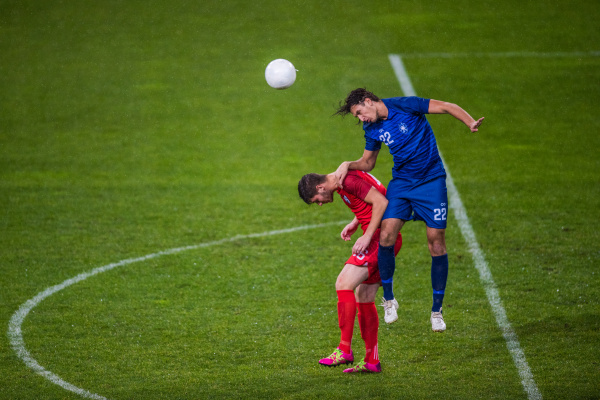
#> input picture ImageProcessingAssignment2/InputImages/spottheball.jpg, 600 x 400 px, found by its file name
$ python Assignment2.py
#> lines starting #> are read from the running program, lines starting #| are printed output that depends on the picture; after the words box and inside, x2 and y2 are one past the last pixel; in counts of white or black regions, pixels touching at a corner belong together
#!/usr/local/bin/python3
#Creator: Stephen Alger C16377163
#Version: 1.0 'Assignment to Remove The Ball!'
#Document: Assignment2.py
#Start-Date:  08-NOV-2019
#Consult the README.md File attached for Algorithm & Process Description as to conform to the Rubric.

#------IMPORT MODULES
import sys, os, cv2, numpy as np, matplotlib
#matplotlib.use("TkAgg")
matplotlib.use("macOSX")
import tkinter as tk
from matplotlib import pyplot as plt

#------DEFINE CONSTANTS - PROGRAM SETUP
FILE_PATH = "./InputImages/"
FILE_OUT_NAME = "_MINUSBALL"
FILE_OUT_PATH = "./OutputImages/"
FILE_NAME_ARRAY = ["golf.jpg", "snooker.jpg", "spottheball.jpg"]
ACCEPTED_FILETYPE = [".PNG",".png",".JPEG",".jpeg",".JPG",".jpg"]


#CHOOSE INPUT FILE HERE!!!
#-------
FILE_NAME = FILE_NAME_ARRAY[2]
#-------


WINDOW_NAME = "Ball Removal"
print("OpenCV Version: {}".format(cv2.__version__))

#------COMMANDLINE CLEANUP
def clear():
    os.system('cls' if os.name=='nt' else 'clear')
    if sys.version_info[0]<3:
        print("PYTHON 3 MINIMUM REQUIRED")
        exit()

#------FILE INPUT & ERROR HANDLING

ERROR_FILE_TYPE = True

for filetype in range(len(ACCEPTED_FILETYPE)) :
    if FILE_NAME.endswith(ACCEPTED_FILETYPE[filetype]):
        ERROR_FILE_TYPE = False
        ACCEPTED_FILETYPE = ACCEPTED_FILETYPE[filetype]
        break

if ERROR_FILE_TYPE == True:
    print("File Type Selected is Not Supported (PNG only)")
#        print("File Type Selected is Not Supported (JPEG/PNG only)")
    exit()

FILE_LOC = FILE_PATH + FILE_NAME
print("Loading File... [" + FILE_LOC + "]")

#-------Global Variables & Initialisation
src = cv2.imread(FILE_LOC)
#> src is the input picture: shape (400, 600, 3); mean B, G, R 33.7, 101.1, 82.5
dst = cv2.cvtColor(src, cv2.COLOR_BGR2HSV)
#> dst: shape (400, 600, 3); mean H, S, V 45.2, 191.4, 108
DIMENSIONS = src.shape
#> DIMENSIONS = (400, 600, 3)
MAX_HEIGHT = DIMENSIONS[0]
#> MAX_HEIGHT = 400
MAX_WIDTH = DIMENSIONS[1]
#> MAX_WIDTH = 600
NO_CHANNELS = DIMENSIONS[2]
#> NO_CHANNELS = 3
IMAGES=[]
TITLES=[]
hue,saturation,brightness = cv2.split(dst)
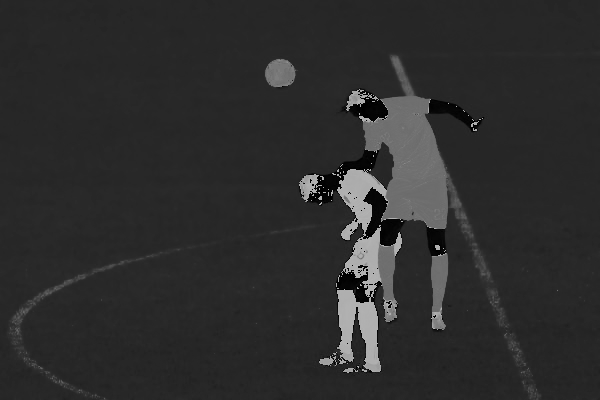
#> hue: shape (400, 600); min 0, max 179, mean 45.2
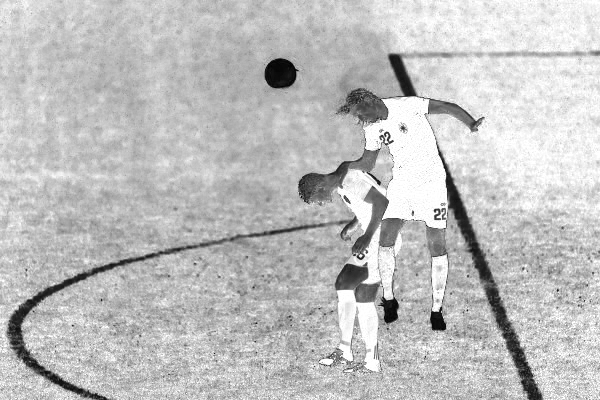
#> saturation: shape (400, 600); min 0, max 255, mean 191.4
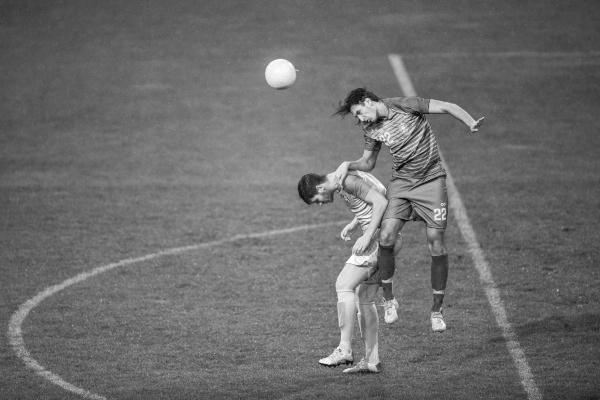
#> brightness: shape (400, 600); min 4, max 255, mean 108

#-------Default parameter settings - these are carefully chosen using Sliders
#Note: WHILE THIS IS HARDCODED FOR SUBMISSION THESE VALUES WERE GENERATED THROUGH PYTHON SLIDERS - REMOVED AT SUBMISSION TIME BASED ON FEEDBACK FROM ASSIGNMENT1
useEqualise = 1
blurSize = 17
threshold = 4
offset = 11

#-------Test Input Channels - CHOOSE MOST SUITABLE CHANNEL

# [19 lines left out: function testColourChannelInput, not called in this run]


#-------Main Functions

#imageAnalyser SETS THE STAGE, BASIC IMAGE ADJUSTMENTS & CALLS
#HIST_EQ, BINARY_THRESH - RETURNS BINARY MATRIX WITH FEW WHITE OBJECTS REMAINING, GIVING A ROUGH FOCUS POINT ON THE WHITE OBJECTS IN THE IMAGE
def imageAnalyser():
    global tempMatrix

    #FROM TESTING SATURATION CHANNEL OF HSV LOOKS MOST FITTING
    tempMatrix = saturation

    #HISTOGRAM EQUALISATION - HABITUAL, NOT REQUIRED
    if (useEqualise):
        tempMatrix = cv2.equalizeHist(tempMatrix)

    #USE OF GAUSSIAN BLUR FOR NOISE REDUCTION - INITIAL NOISE REDUCTION
    if blurSize != 0:
        tempMatrix    = applyBlur(tempMatrix)

    #APPLY UNIVERSAL THRESHOLD_BINARY_INVERSE
    tempMatrix = applyThreshold(tempMatrix, 1)

    return tempMatrix

#FUNCTION TO APPLY BLUR - NOTHING FANCY
def applyBlur(tempMatrix):
    tempMatrix    = cv2.GaussianBlur(tempMatrix, (blurSize, blurSize), 0)
    return tempMatrix

#FUNCTION TO APPLY BOTH BINARY REG & BINARY INVERSE - NOTHING FANCY
def applyThreshold(tempMatrix, flag):
    #Inverse Flag
    if flag == 1:
        #------Apply threshold with slider settings - BINARY INVERSE Global Threshold
        _, tempMatrix = cv2.threshold(tempMatrix,threshold,255, cv2.THRESH_BINARY_INV)
    else:
        #------Apply threshold with slider settings - BINARY REGULAR Global Threshold
        _, tempMatrix = cv2.threshold(tempMatrix,threshold,255, cv2.THRESH_BINARY)
    return tempMatrix


#Returns array of contours
def getContours(tempMatrix):
    contours, _ = cv2.findContours(tempMatrix,cv2.RETR_EXTERNAL,cv2.CHAIN_APPROX_SIMPLE)
    return contours

#System is designed that the largest Contours generated from the Thresholded Mask (using my initial values) are the balls we want to obtain. So now we just need to locate the biggest contour!
#Returns sorted array of contours largest to smallest (discard most)
def sortContours(contours):
    global tempMatrix, dst
    np.copyto(dst, src)
    maxDimension = 0
    largest = -1
    for i in range(len(contours)):
        dimension = len(contours[i])
        if (dimension > maxDimension):
            maxDimension = dimension
            largest = i

    colour = (255, 255, 255)
    ballSelectionMask = np.zeros(shape = src.shape, dtype = "uint8")

    cv2.drawContours(ballSelectionMask, contours, largest, colour, cv2.FILLED)
#    r = cv2.selectROI(tempMatrix)
    return ballSelectionMask, largest


#ONCE WE HAVE LOCATED THE LARGEST CONTOUR, THE PROGRAM WILL MAKE AN ROI AROUND THE CONTOUR, NARROWING DOWN OUR BALL!
def createBoundingRect(ballSelectionMask, contours,largest):
    global src

    #CREATE RECT AROUND LARGEST CONTOUR - ADDING EXTRA SPACE AS WE STILL ONLY HAVE A PARTIAL REGION
    #THIS ALLOWS THE PROGRAM TO BUILD A BIGGER ROI CONTAINER WHICH WE CAN BE MORE PRECISE WITH
    x,y,w,h = cv2.boundingRect(contours[largest])
    x-= int(w*0.5)
    y-= int(h*0.5)
    w *= 2
    h *= 2

    if (x>=0 and y>=0):
        #DRAW RECT.
        cv2.rectangle(ballSelectionMask,(x,y),(x+w,y+h),(255,255,255), cv2.FILLED)
        return ballSelectionMask, x,y,w,h
    else:
        print("Negative X or Y Co-ordinates not prohibited, program closing")
        exit()

#FUNCTION TO FIND CIRCLES IN MASK & FILL APPROPRIATELY
def drawCircles(ballSelectionMask,w):
    #HoughCircles Implemented - USE OF FLEXIBLE MIN/MAX RADII TO CATER FOR DIFFERENT IMAGES AND IGNORE NONIMPORTANT CIRCLES- OFTEN MANY CIRCLES RETURNED OF NO SIGNIFICANCE WITHOUT STRONG PARAMETERS!
    circles = cv2.HoughCircles(ballSelectionMask,cv2.HOUGH_GRADIENT,2,200,param1=20,param2=10,minRadius=int(w*.25),maxRadius=int(w/2))

    #ERROR CHECK - IF NO CIRCLES RETURNED...
    if circles is None:
        print("No Hough Circles return")
        exit()

    #USING THE RETURNED CIRCLE - I HAVE BUILT A RECTANGLE AROUND ITS CORDINATES WHICH WORKS BETTER FOR INPAINT() THAN AN ELLIPTICAL OBJECT
    circles = np.uint16(np.around(circles))
    if len(circles) == 1:
        ballSelectionMask = np.zeros(shape = src.shape, dtype = "uint8")
        for    i in circles[0,:]:
            centre_x = i[0]
            centre_y = i[1]
            radius = i[2]
            startPointX =centre_x-int(radius*1.25)
            startPointY = centre_y-int(radius*1.1)
            endX = centre_x+int(radius*1.1)
            endY =centre_y+int(radius*2.25)
            circleROI = cv2.circle(ballSelectionMask,(centre_x,centre_y),radius,(255,255,255),cv2.FILLED)

            IMAGES.append(cv2.cvtColor(circleROI, cv2.COLOR_BGR2GRAY))
            TITLES.append("CircleROI")
            cv2.rectangle(ballSelectionMask,(startPointX,startPointY),(endX,endY),(255,255,255), cv2.FILLED)

    else:
        print("Too Many Hough Circles returned")
        exit()

#    RETURN OUR DESIRED MASK AND OUR BALL'S Points of interest
    return ballSelectionMask,startPointX,startPointY,endX,endY

#FUNCTION TO APPLY CV DIALTION ON BALL - CODE PREVIOUSLY USED, IS NOT USED AT SUBMISSION
# [36 lines left out: functions morphology_dialate, getGrass, getSampleArea, not called in this run]


#-------SIMPLE BITWISE FUNCTIONS - FEELS LIKE A SHORTCUT
def bitwiseAND(mask1, mask2):
    return (cv2.bitwise_and(mask1, mask2))

def bitwiseNOT(mask1, mask2):
    return (cv2.bitwise_not(mask1, mask2))

def bitwiseOR(mask1, mask2):
    return (cv2.bitwise_or(mask1, mask2))

def bitwiseXOR(mask1, mask2):
    return (cv2.bitwise_xor(mask1, mask2))


#-------CallBack Functions -> used in TRACKBAR DURING DEVELOPMENT, NOT CALLED AT SUBMISSION
# [15 lines left out: functions adjustThreshold, adjustBlur, not called in this run]

#-------Trackbar setup with Callbacks to each above function
#REMOVED AT SUBMISSION - THESE WERE USED IN DEVELOPMENT TO AVOID HARDCODING VALUES AND BRUTE FORCE TO FIND BEST FITTING THRESHOLD VALUES
cv2.namedWindow(winname = WINDOW_NAME, flags = cv2.WINDOW_NORMAL)
#cv2.createTrackbar("Threshold", WINDOW_NAME, threshold, 255, adjustThreshold)
#cv2.createTrackbar("Blur Sigma", WINDOW_NAME, blurSize, 100, adjustBlur)

#-------Function Calls
clear()

#SIMPLE INPUT IMAGE ADJUSTMENTS AS EXPLAINED ABOVE
tempMatrix = imageAnalyser()
#> in applyThreshold, `_, tempMatrix = cv2.threshold(tempMatrix,threshold,255, cv2.THRESH_BIN..`:
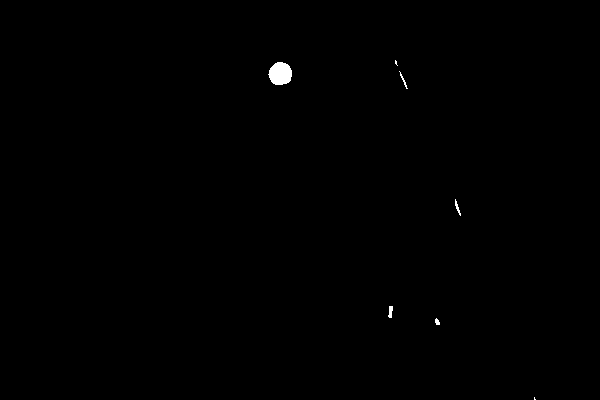
#> tempMatrix: shape (400, 600); 0.24% white; 7 white regions (2 under 20 px)
IMAGES.append(tempMatrix)
TITLES.append("ImageAdjustments")

#GET & SORT CONTOURS BY SIZE
contours = getContours(tempMatrix)
#> in getContours, `contours, _ = cv2.findContours(tempMatrix,cv2.RETR_EXTERNAL,cv2.CHAIN_..`: contours = 7 contours, 5 with area under 20; largest, box (x1, y1, x2, y2) and area: (268, 62, 292, 85) 396, (388, 306, 393, 318) 28
ballSelectionMask, largest = sortContours(contours)
#> the loop in sortContours, `for i in range(len(contours)):` made 7 passes
#> (dimension, maxDimension) on passes 1, 2, 4, 5, 6: (4, 4), (9, 9), (21, 21), (30, 30), (35, 35)
#> dimension on passes 3, 7: 9, 5
#> after the loop in sortContours, `for i in range(len(contours)):`: largest = 5; maxDimension = 35
#> in sortContours, `cv2.drawContours(ballSelectionMask, contours, largest, colour, cv2.FIL..`: ballSelectionMask: shape (400, 600, 3); 0.18% white; 1 white region, box (x1, y1, x2, y2) and area: (268, 62, 292, 85) 430
#> largest = 5

#CREATE RECT AROUND BALL - NARROW DOWN THE SEARCH & CREATE MASK
ballSelectionMask, x,y,w,h = createBoundingRect(ballSelectionMask, contours, largest)
#> in createBoundingRect, `x,y,w,h = cv2.boundingRect(contours[largest])`: x = 268; y = 62; w = 24; h = 23
#> in createBoundingRect, `x-= int(w*0.5)`: x = 256
#> in createBoundingRect, `y-= int(h*0.5)`: y = 51
#> in createBoundingRect, `w *= 2`: w = 48
#> in createBoundingRect, `h *= 2`: h = 46
#> in createBoundingRect, `cv2.rectangle(ballSelectionMask,(x,y),(x+w,y+h),(255,255,255), cv2.FIL..`:
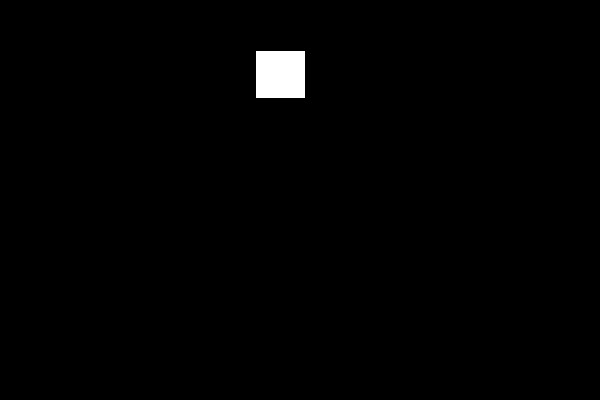
#> ballSelectionMask: shape (400, 600, 3); 0.96% white; 1 white region, box (x1, y1, x2, y2) and area: (256, 51, 305, 98) 2303
#> x = 256; y = 51; w = 48; h = 46
ballSelectionMask = bitwiseAND(src, ballSelectionMask)
ballSelectionMask=cv2.cvtColor(ballSelectionMask, cv2.COLOR_BGR2GRAY)
#> ballSelectionMask: shape (400, 600)

IMAGES.append(ballSelectionMask)
TITLES.append("DrawContours-RoughROI")

#RE-USE OF BLUR & THRESHOLDING TO COMPLETE THE MASK WHICH PARTIALLY CONTAINS OUR BALL
blurSize = 9
ballSelectionMask = applyBlur(ballSelectionMask)
threshold = 130
ballSelectionMask = applyThreshold(ballSelectionMask,0)
#> in applyThreshold (call 2), `_, tempMatrix = cv2.threshold(tempMatrix,threshold,255, cv2.THRESH_BIN..`: tempMatrix: shape (400, 600); 0.35% white; 1 white region, box (x1, y1, x2, y2) and area: (263, 57, 298, 88) 843


#NOW WE CREATE A DEFINED ROI MASK - RECT ENCOMPASSING THE BALL
ballSelectionMask,startPointX,startPointY,endX,endY = drawCircles(ballSelectionMask,w)
#> in drawCircles, `circles = cv2.HoughCircles(ballSelectionMask,cv2.HOUGH_GRADIENT,2,200,..`: circles = [[279, 75, 18.2]]
#> in drawCircles, `circles = np.uint16(np.around(circles))`: circles = [[279, 75, 18]]
#> the loop in drawCircles, `for    i in circles[0,:]:` made 1 pass
#> (centre_x, centre_y, radius, startPointX, startPointY, endX, endY) on pass 1: (279, 75, 18, 257, 56, 298, 115)
#> after the loop in drawCircles, `for    i in circles[0,:]:`:
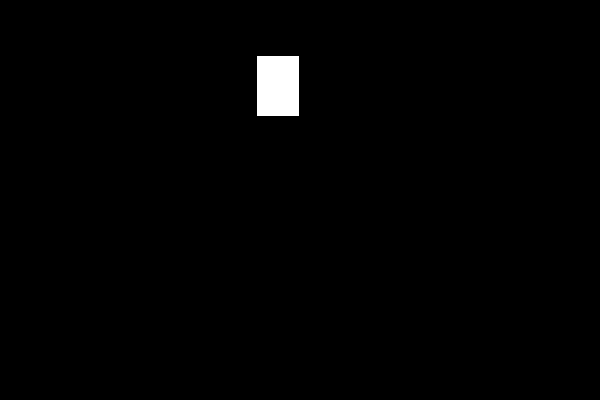
#> ballSelectionMask: shape (400, 600, 3); 1.1% white; 1 white region, box (x1, y1, x2, y2) and area: (257, 56, 299, 116) 2520
#> after the loop in drawCircles, `for    i in circles[0,:]:`: IMAGES = 3 items; TITLES = ['ImageAdjustments', 'DrawContours-RoughROI', 'CircleROI']
#> startPointX = 257; startPointY = 56; endX = 298; endY = 115
ballSelectionMask=cv2.cvtColor(ballSelectionMask, cv2.COLOR_BGR2GRAY)

IMAGES.append(ballSelectionMask)
TITLES.append("RectROI")


#USE INPAINT TO CONTENT AWARE FILL - V. BASIC ALGORITHM, RESULTS ARE POOR
#imageLessBall = cv2.inpaint(src,ballSelectionMask,0.1,cv2.INPAINT_NS)
imageLessBall = cv2.inpaint(src,ballSelectionMask,20,cv2.INPAINT_TELEA)

#USER Prompt
print("*********************************************************************\n");
print("||            Press ANY key to View The Phase Breakdown            ||\n");
print("*********************************************************************\n");
print("\nSelect the Python Window & Press Any Key\n");

cv2.imshow(WINDOW_NAME, imageLessBall)
cv2.waitKey(delay = 0)

IMAGES.append(cv2.cvtColor(imageLessBall, cv2.COLOR_BGR2GRAY))
TITLES.append("InpaintPerformed")


#USER OUTPUT - SHOW BREAKDOWN STAGES - CAN BE GLITCHY DEPENDING ON MATPLOTLIB version & system - comment out if causing crash
for i in range(len(IMAGES)):
    plt.subplot(2, 3, i+1), plt.imshow(IMAGES[i], cmap='gray')
    plt.title(TITLES[i])
#> this loop made 5 passes
plt.show()
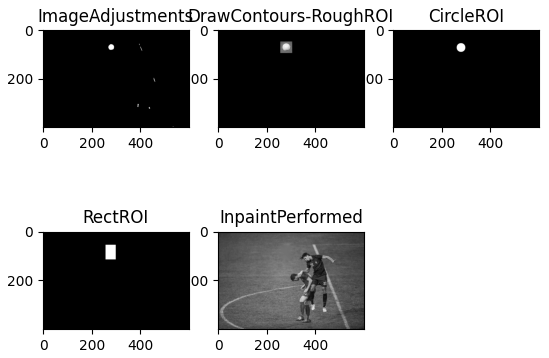
#> figure drawn by matplotlib, 5 panels


# [7 lines of commented-out code are left out]
tmpName = FILE_NAME.split(ACCEPTED_FILETYPE)
tmpName[len(tmpName)-2]+= FILE_OUT_NAME
FILE_OUT_NAME = tmpName[len(tmpName)-2] + ACCEPTED_FILETYPE

FILE_LOC = FILE_OUT_PATH + FILE_OUT_NAME
print("Your Extraction Image Has Been Saved To File @ [" + FILE_LOC + "]")
cv2.imwrite(FILE_LOC, imageLessBall)

cv2.destroyAllWindows()
exit()
#> (the program exits here)
